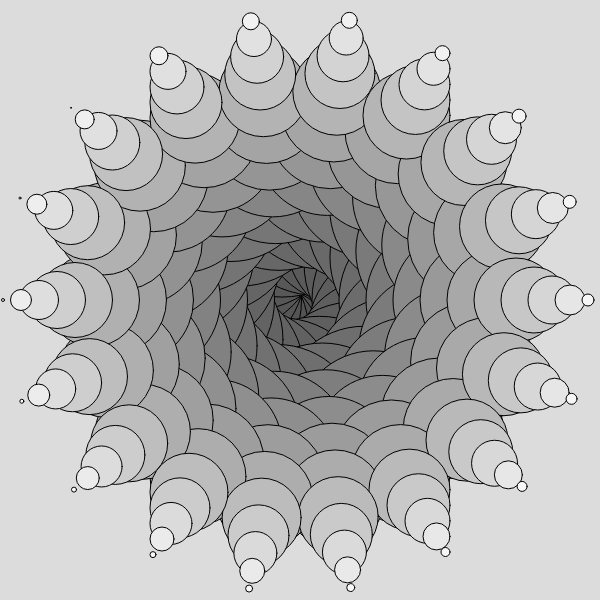
Frame 1 (no input)
Frame 60 (no input): identical to frame 1, image omitted
Frame 120 (the mouse pressed at the canvas centre since frame 60): identical to frame 1, image omitted

The p5.js sketch that drew this single still picture (run headless with seeded random() and noise() and a simulated clock; from frame 60 on, the mouse is pressed at the canvas centre):

// p5.js sketch
// ── sketch.js
/// <reference path="./libraries/p5.global-mode.d.ts" />

//How much it should rotate each iteration
var radStep = Math.PI / 9;
//How far away from the center should the ellipses be moved each iteration
var distanceStep = 1;
//Total count of the ellipses
var count = 300;

function setup() {
  createCanvas(600, 600);
}

function draw() {
  background(220);
  fill(255);

  for(var i = 0; i < count; i++) {
    //Set the fill to start as black and approach white
    fill(i / count * 255);
    //set x and y to gradually ratiate and grow away from the center
    var x = width / 2 + Math.cos(radStep * i) * distanceStep * i;
    var y = height / 2 + Math.sin(radStep * i) * distanceStep * i;
    //Sets thes size to shrink as the circle gets further away
    var size = (count-i) * count / count;
    //Draw the ellipse
    ellipse(x,y,size,size);
  }
}
